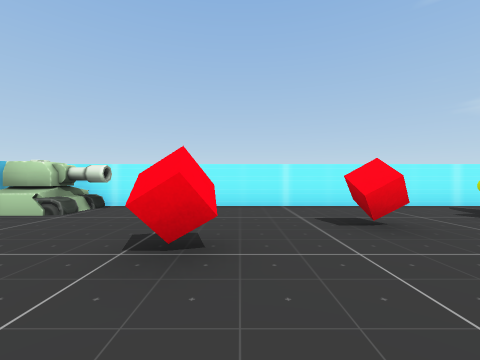
view 1 (above)

18 first-person views from a walk through a Unity game level. The camera is 0.62 m above the floor, looks level and sees 90° across. The floor is counted in squares, 1 m on a side. Each view is taken from the middle of a square. On the plan, view 1 faces up. The plan holds only what a view shows up to about 9 squares ahead; the rest is blank. The player character is not drawn.

view 2
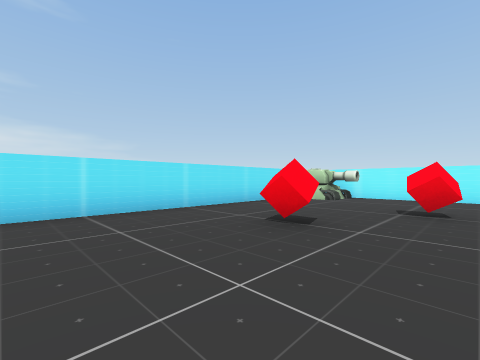

view 3
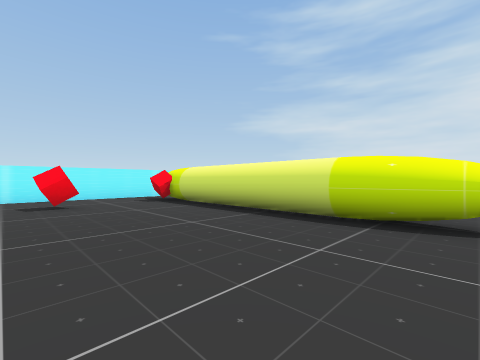

view 4
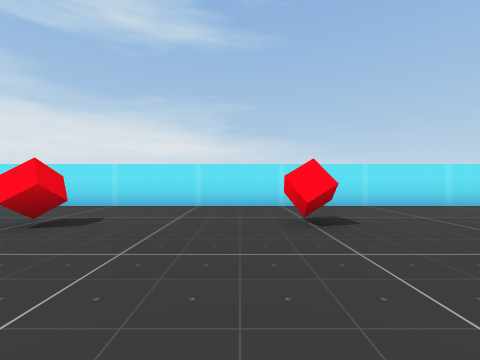

view 5
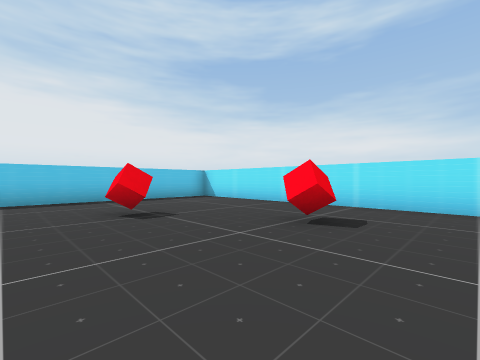

view 6
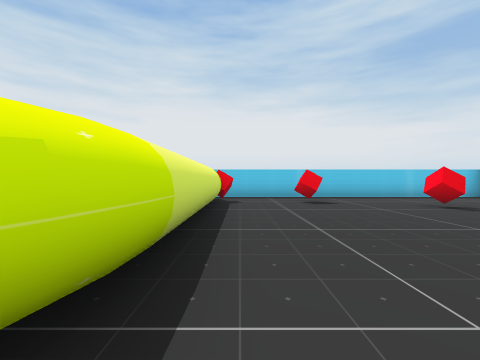

view 7
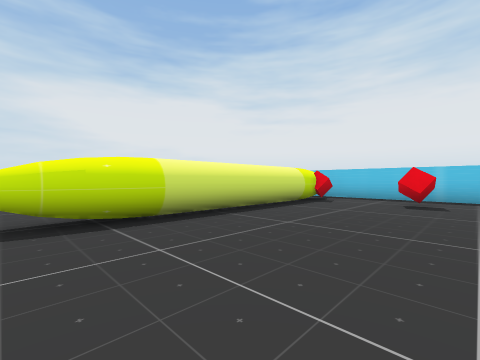

view 8
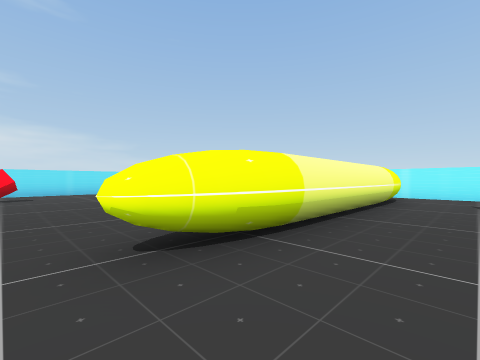

view 9
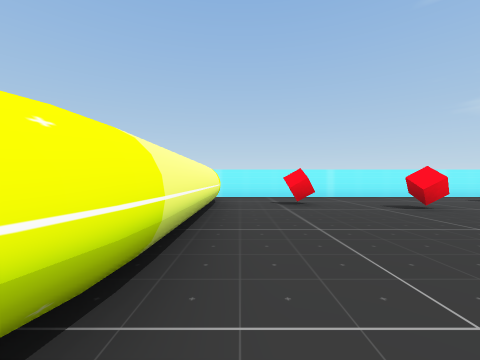

view 10
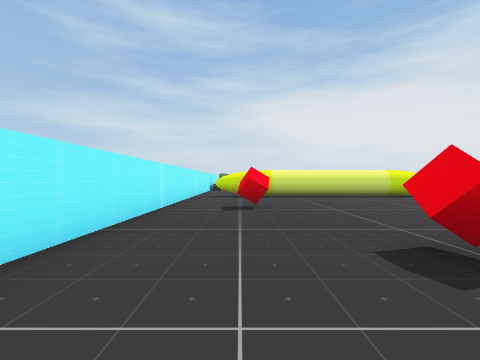

view 11
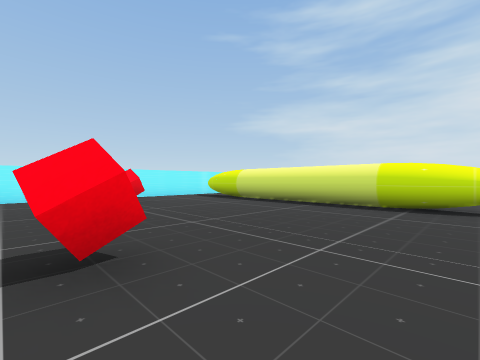

view 12
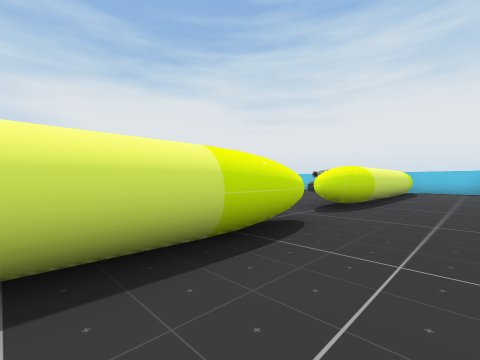

view 13
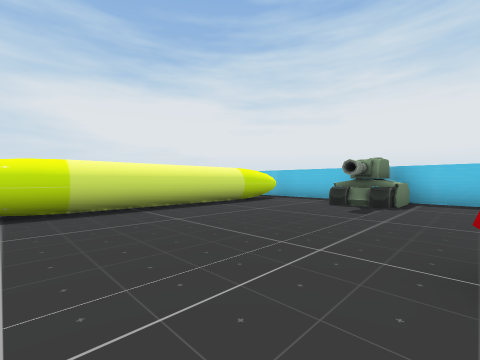

view 14
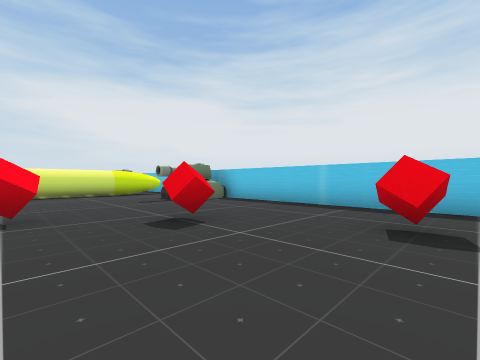

view 15
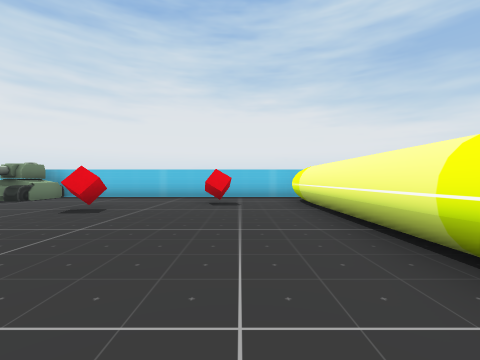

view 16
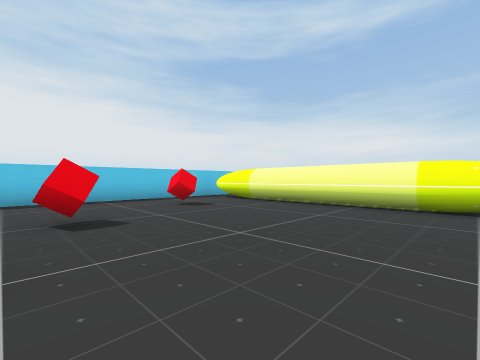

view 17
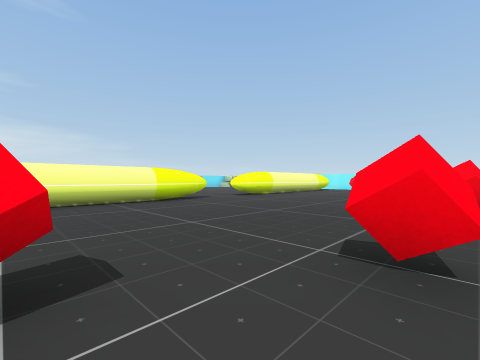

view 18
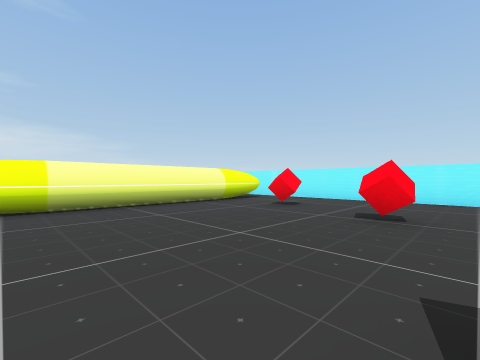

### Floor plan
Points are (right, up) in squares from view 1. A wall is a line through its corners. A room is listed if a view was taken in it or the views show most of it. See-through windows are left out.
Room 1 (views 1, 2, 3, 4, 5, 6, 7)
walls: (4.7, -3) (4.6, -1.9); (4.7, -2.9) (4.6, -2.4); (4.5, -2) (4.5, 3.5); (4.5, -6.4) (4.7, -5.2); (4.5, -11.8) (4.5, -6.2); (-4.7, 5) (-4.7, -13); (-4.8, -13.8) (5.1, -13.8); (5.1, 5.7) (-4.8, 5.7)
ways out: opening at (5, -4) to room 2
objects: tank (-4, 4) to (-3, 5); cube (-2, -8); cube (-2, -4); cube (-2, 0); cube (-1, -10); cube (-1, 2); cube (2, -12); cube (2, 3); cube (4, -12); cube (4, 4)
Room 2 (views 8, 9, 10, 11, 12, 13, 14, 15, 16, 17, 18)
walls: (5.5, -2.5) (5.2, -3.3); (5.4, -5.3) (5.5, -6.4); (5.4, -2.4) (5.3, -2.9); (5.3, -5.2) (5.4, -5.9); (16.8, -3) (16.7, -1.9); (5.5, -1.9) (5.4, -2.9); (16.9, -3.4) (16.8, -2.9); (5.5, -6.3) (5.5, -11.8); (16.9, -3) (16.7, -2.4); (16.7, -2) (16.7, 3.4); (16.9, -2) (16.9, -1.4); (17.1, -5.4) (17.2, -4.9); (17, -5.8) (17.1, -5.3); (16.9, -6.4) (17, -5.2); (16.7, 3.2) (16.8, 4.4); (5.5, 3.5) (5.5, -2); (5.5, -11.6) (5.4, -12.6); (16.7, 3.8) (16.8, 4.3); (16.9, -11.8) (16.9, -6.2); (5.4, -12.1) (5.3, -12.6); (16.8, 4.2) (16.9, 4.7); (5.4, 4.4) (5.5, 3.4); (5.3, -12.5) (5.2, -13); (5.3, 4.5) (5.4, 4); (17, -12.7) (16.9, -11.7); (17.1, -12.7) (17, -12.1); (17, 5.7) (5.1, 5.7); (5.1, -13.8) (17, -13.8)
ways out: opening at (5, -4) to room 1; opening at (17, -4); gap at (17, 5)
objects: cube (7, 3); cube (8, -12); cube (10, -10); cube (10, 2); cube (11, -1); cube (12, -8); cube (12, -5); cube (13, 4); tank (14, -13) to (15, -12)

Positions as (right, up) in squares from view 1, and headings:
1: (0, 0), facing up
2: (0, -3), facing up-left
3: (1, -3), facing up-right
4: (1, -5), facing left
5: (1, -6), facing down-left
6: (4, -5), facing down
7: (1, -5), facing down-right
8: (7, -4), facing up-left
9: (6, -3), facing up
10: (8, 4), facing right
11: (11, -3), facing up-right
12: (15, 0), facing down-right
13: (12, -6), facing down-right
14: (7, -8), facing down-right
15: (7, -5), facing down
16: (11, -6), facing down-left
17: (12, -10), facing up-left
18: (11, -2), facing up-left
